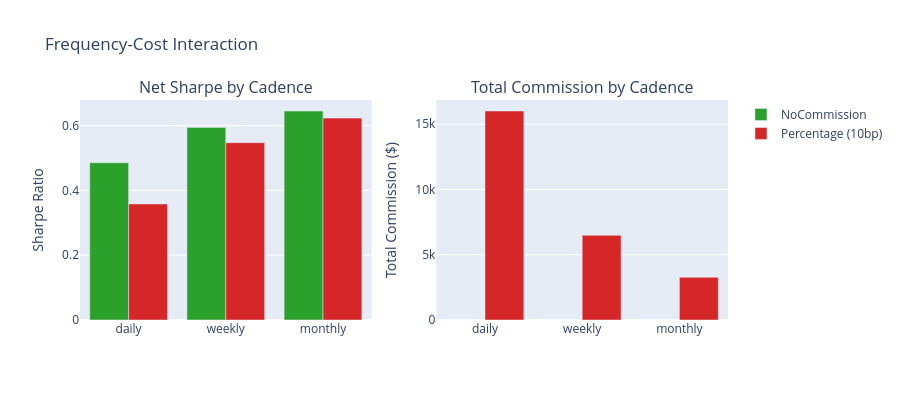

Notebook source saved alongside this figure:
### Markdown cell above
**Finding**: The cadence table shows where costs become a design constraint
rather than a reporting adjustment. Daily turnover multiplies commission drag
far faster than monthly turnover, even with the same gross signal.

### Code cell
# Visualize frequency sensitivity
fig = make_subplots(
    rows=1,
    cols=2,
    subplot_titles=["Net Sharpe by Cadence", "Total Commission by Cadence"],
)

for model_name, color in [("NoCommission", "#2ca02c"), ("Percentage (10bp)", "#d62728")]:
    cadence_labels = []
    sharpes = []
    commissions = []
    for cadence_name in cadences:
        key = f"{cadence_name}/{model_name}"
        if key in freq_results:
            cadence_labels.append(cadence_name)
            sharpes.append(freq_results[key]["sharpe"])
            commissions.append(freq_results[key]["total_commission"])

    fig.add_trace(
        go.Bar(x=cadence_labels, y=sharpes, name=model_name, marker_color=color),
        row=1,
        col=1,
    )
    fig.add_trace(
        go.Bar(
            x=cadence_labels,
            y=commissions,
            name=model_name,
            marker_color=color,
            showlegend=False,
        ),
        row=1,
        col=2,
    )

fig.update_yaxes(title_text="Sharpe Ratio", row=1, col=1)
fig.update_yaxes(title_text="Total Commission ($)", row=1, col=2)
fig.update_layout(height=400, title="Frequency-Cost Interaction", barmode="group")
fig.show()

### Figure 1 — Plotly figure (JSON) as saved in the notebook; plotly's stock layout.template omitted (floating-point values rounded to 4 significant figures)
{"data": [{"marker": {"color": "#2ca02c"}, "name": "NoCommission", "type": "bar", "x": ["daily", "weekly", "monthly"], "xaxis": "x", "y": [0.4853, 0.5944, 0.645], "yaxis": "y"}, {"marker": {"color": "#2ca02c"}, "name": "NoCommission", "showlegend": false, "type": "bar", "x": ["daily", "weekly", "monthly"], "xaxis": "x2", "y": [0.0, 0.0, 0.0], "yaxis": "y2"}, {"marker": {"color": "#d62728"}, "name": "Percentage (10bp)", "type": "bar", "x": ["daily", "weekly", "monthly"], "xaxis": "x", "y": [0.3581, 0.5473, 0.623], "yaxis": "y"}, {"marker": {"color": "#d62728"}, "name": "Percentage (10bp)", "showlegend": false, "type": "bar", "x": ["daily", "weekly", "monthly"], "xaxis": "x2", "y": [16010.0, 6490.0, 3276.0], "yaxis": "y2"}], "layout": {"annotations": [{"font": {"size": 16}, "showarrow": false, "text": "Net Sharpe by Cadence", "x": 0.225, "xanchor": "center", "xref": "paper", "y": 1.0, "yanchor": "bottom", "yref": "paper"}, {"font": {"size": 16}, "showarrow": false, "text": "Total Commission by Cadence", "x": 0.775, "xanchor": "center", "xref": "paper", "y": 1.0, "yanchor": "bottom", "yref": "paper"}], "barmode": "group", "height": 400, "title": {"text": "Frequency-Cost Interaction"}, "xaxis": {"anchor": "y", "domain": [0.0, 0.45]}, "xaxis2": {"anchor": "y2", "domain": [0.55, 1.0]}, "yaxis": {"anchor": "x", "domain": [0.0, 1.0], "title": {"text": "Sharpe Ratio"}}, "yaxis2": {"anchor": "x2", "domain": [0.0, 1.0], "title": {"text": "Total Commission ($)"}}}}
